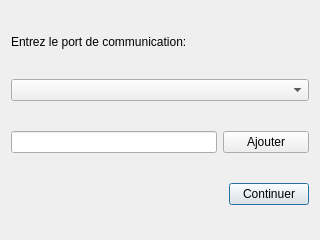
<?xml version="1.0" encoding="UTF-8"?>
<ui version="4.0">
 <class>Dialog</class>
 <widget class="QDialog" name="Dialog">
  <property name="geometry">
   <rect>
    <x>0</x>
    <y>0</y>
    <width>320</width>
    <height>240</height>
   </rect>
  </property>
  <property name="windowTitle">
   <string>Dialog</string>
  </property>
  <layout class="QGridLayout" name="gridLayout" rowstretch="1,1,1,1" columnstretch="0,0,0,0">
   <item row="3" column="2">
    <widget class="QPushButton" name="pushButton">
     <property name="text">
      <string>Continuer</string>
     </property>
    </widget>
   </item>
   <item row="3" column="0" colspan="2">
    <spacer name="horizontalSpacer">
     <property name="orientation">
      <enum>Qt::Horizontal</enum>
     </property>
     <property name="sizeHint" stdset="0">
      <size>
       <width>40</width>
       <height>20</height>
      </size>
     </property>
    </spacer>
   </item>
   <item row="2" column="0">
    <widget class="QLineEdit" name="textEntry"/>
   </item>
   <item row="2" column="1" colspan="2">
    <widget class="QPushButton" name="addToList">
     <property name="text">
      <string>Ajouter</string>
     </property>
    </widget>
   </item>
   <item row="1" column="0" colspan="3">
    <widget class="QComboBox" name="selectEntry"/>
   </item>
   <item row="0" column="0" colspan="3">
    <widget class="QLabel" name="label">
     <property name="sizePolicy">
      <sizepolicy hsizetype="Fixed" vsizetype="Fixed">
       <horstretch>0</horstretch>
       <verstretch>0</verstretch>
      </sizepolicy>
     </property>
     <property name="text">
      <string>Entrez le port de communication:</string>
     </property>
    </widget>
   </item>
  </layout>
 </widget>
 <resources/>
 <connections/>
</ui>
